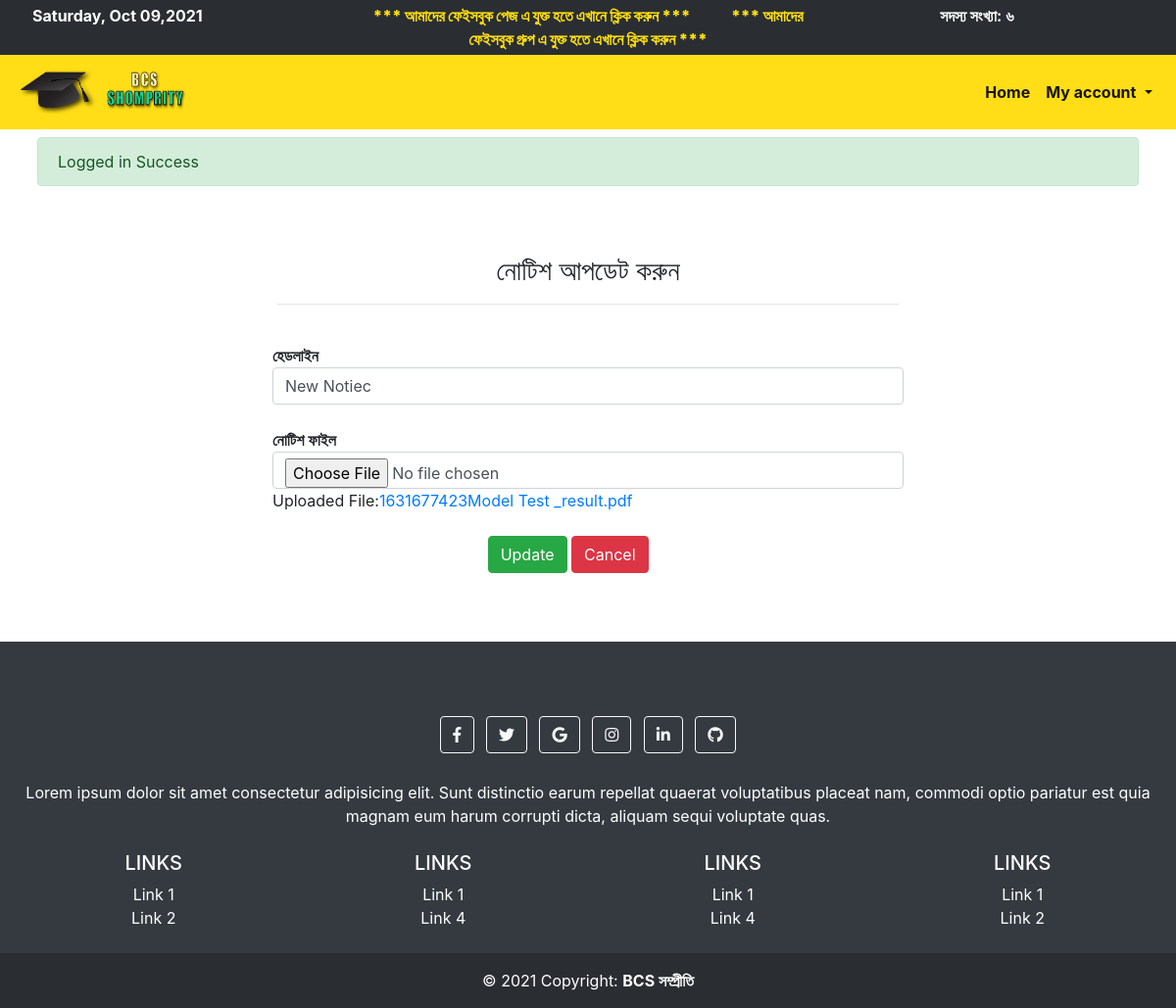
/admin/edit_notice.php?id=11 (signed in), run on the app's committed database.
### tables this page shows
CREATE TABLE `notice` (
  `id` int(11) NOT NULL,
  `notice` varchar(255) NOT NULL,
  `notice_file_name` varchar(255) DEFAULT NULL,
  `created_at` timestamp NOT NULL DEFAULT current_timestamp(),
  `updated_at` timestamp NOT NULL DEFAULT current_timestamp() ON UPDATE current_timestamp()
);

### link/dbname.php (called while the page is built, shortened)
<?php
$NOTICE_SRC = '../storage/notice/';
$NOTICE = 'notice';

### admin/edit_notice.php (the view, shortened to what this page needs)
<?php include'toplayout.php';
if(empty($_GET['id'])){
    $noticeID = "not_found";
}else {
    $noticeID = $_GET['id'];
}
$data = all_by_SPECIFIC_ID($NOTICE,'id',$noticeID);
?>
<div class="container align-items-center">
    <div class="new_model_test_box">
        <h3 class="text-center">নোটিশ আপডেট করুন</h3>
        <hr>
        <br>
        <form action="../link/update_notice.php"enctype="multipart/form-data" method="post">
        <?php foreach($data as $row) {?>
  <div class="form-row">
      <strong> হেডলাইন </strong>&nbsp &nbsp
      <input autocomplete="off" class="form-control" type="text" name="heading" value="<?php echo $row['notice']?>" required />
  </div>
  <br>
  <div class="form-row">
      <strong> নোটিশ ফাইল </strong>
      <input type="file"name="notice_file"class="form-control"accept=".img,.png,.webp,.gif,.jpg,.jpeg,.pdf,.doc,.docx,application/msword,application/vnd.openxmlformats-officedocument.wordprocessingml.document"value=" <?php echo $NOTICE_SRC.$row['notice_file_name']?>">
      <?php if(!empty($row['notice_file_name'])){?>
      Uploaded File:<a href="<?php echo $NOTICE_SRC.$row['notice_file_name']?>"><?php echo $row['notice_file_name']; ?></a>
     <?php  }else {
         echo "No file Uploaded Yet!";
     } ?>
  </div>
  <br>
  <div class="form-row">
    <div class="col-md-4"></div>
    <div class="col-md-4">
      <input type="submit" class="btn btn-success" name="update_notice" value="Update">
      <a href="notice" class="btn btn-danger">Cancel</a>
    </div>
    <div class="col-md-4"></div>
  </div>
  <?php } ?>
  </form>
    </div>
</div>
<br>
<?php include 'bottomlayout.php'; ?>

### data on the page
notice: heading "New Notiec", notice_file_name "1631677423Model Test _result.pdf"

### other printed values
englishToBangla($totalmember) "৬"
$_SESSION['message'] "Logged in Success"
